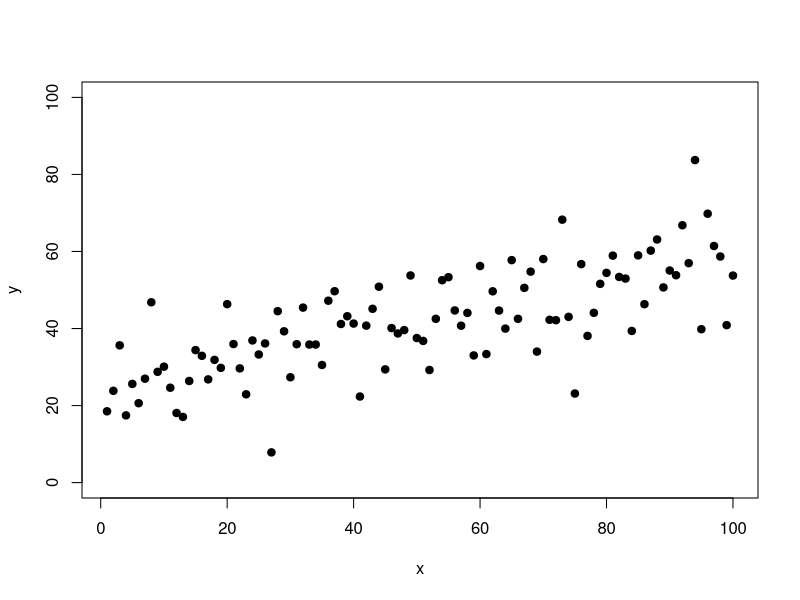
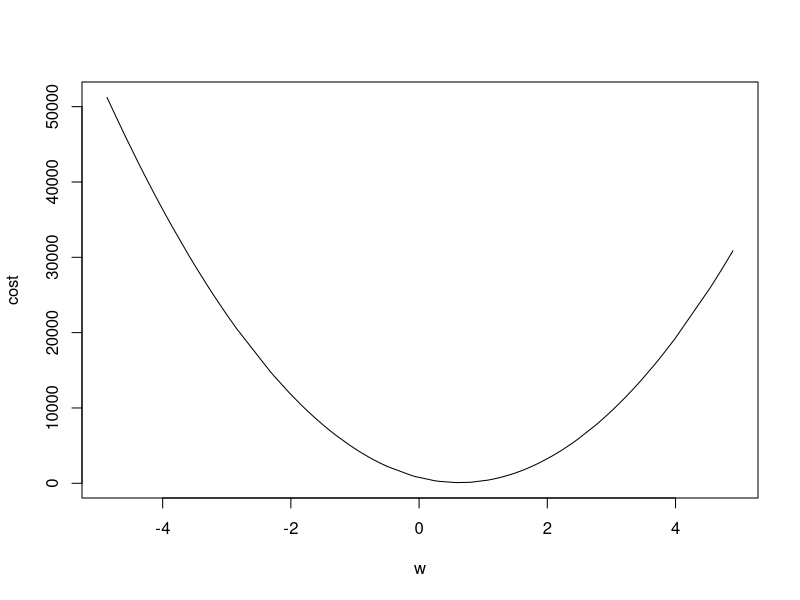

The R source for these figures, in order:
## ---- chunk 1
knitr::opts_knit$set(
  root.dir = '~/Documents/repos/github/machinelearning'
)
## ---- chunk 2
mse = function(x, y, w, b){
p = x * w + b
se = sum((p - y)^2)
mse = se / 2 / length(p)
return(mse)
}

x = 1:100
y = 0.35 * x + rnorm(100, mean = 0, sd = 8) 
y = y + 24.85

plot(x, y, pch = 19, ylim = c(0, 100))

w = runif(100, -5, 5)
b = 5
# b = runif(100, -50, 50)

cost = Map(
mse
, x = list(x)
, y = list(y)
, w = w
, b = b
) |> 
unlist()

cost = cost[order(w)]
w = w[order(w)]

plot(w, cost, type = "l")
